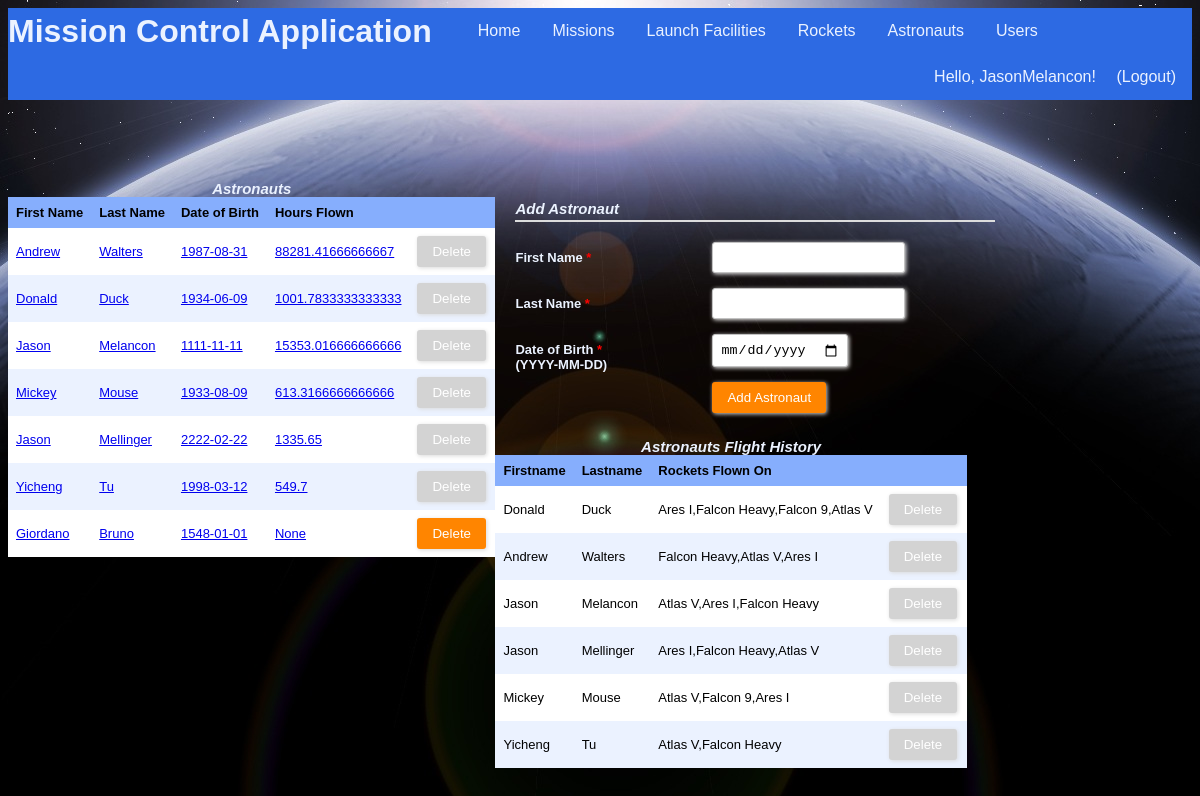
The page /astronauts (signed in) on the database its author committed.
### tables this page shows
CREATE TABLE "Users" (
	`uid`	INTEGER NOT NULL PRIMARY KEY AUTOINCREMENT,
	`firstName`	TEXT NOT NULL,
	`lastName`	TEXT NOT NULL,
	`username`	TEXT NOT NULL UNIQUE,
	`password`	TEXT NOT NULL,
	`regTime`	TEXT NOT NULL,
	`lastLoginTime`	TEXT,
	`pid`	INTEGER NOT NULL
);

CREATE TABLE "Astronauts" (
	`aid`	INTEGER NOT NULL PRIMARY KEY AUTOINCREMENT,
	`firstName`	TEXT NOT NULL,
	`lastName`	TEXT NOT NULL,
	`dob`	TEXT NOT NULL
);

### app.py (the view, shortened to what this page needs)
@app.route("/astronauts", methods=["GET", "POST"])
@login_required
def showAstronauts():
    conn = sqlite3.connect(dbPath)
    conn.row_factory = sqlite3.Row
    c = conn.cursor()
    c.execute("SELECT aid, A.aid IN (SELECT aid FROM Crew) AS cannotDelete, firstName, lastName, dob, (SELECT SUM((strftime('%s',M.landTime) - strftime('%s',M.launchTime))/3600.0) FROM Mission M, Crew C WHERE M.mid = C.mid AND C.aid = A.aid) AS hoursFlown FROM Astronauts A")
    results = c.fetchall()
    c.execute("SELECT A.aid, 1, A.firstName, A.lastName, group_concat(DISTINCT R.rname) as Rockets FROM Astronauts A, Crew C, Mission M, Rockets R WHERE A.aid = C.aid AND C.mid = M.mid AND R.rid = M.rid GROUP BY A.firstName, A.lastName ORDER BY COUNT(DISTINCT R.rname) DESC;")
    astroHistory = c.fetchall()
    formInputs = [['firstName', 'text', 'First Name', []], ['lastName', 'text', 'Last Name', []], ['dob', 'date', 'Date of Birth', []]]
    conn.commit()
    conn.close()
    return render_template("astronauts.html", headers=("First Name","Last Name","Date of Birth","Hours Flown"), rows=results, inputs=formInputs, historyHeader=("Firstname", "Lastname", "Rockets Flown On"), historyRows=astroHistory)

### app.py (called while the page is built)
@login_manager.user_loader
def load_user(username):
    userRecord = DBgetUser(username)
    if userRecord:
        user = User(userRecord["username"], userRecord["password"], True)
        user.permission = userRecord["pid"]
        return user
    return None

def DBgetUser(username):
    conn = sqlite3.connect(dbPath)
    conn.row_factory = sqlite3.Row
    c = conn.cursor()
    c.execute("SELECT * from Users WHERE username = ?", (username,))
    userRecord = c.fetchone()
    conn.close()
    return userRecord

### templates/astronauts.html (shortened to what this page needs)
{% extends "main_template.html" %}
{% from 'macros.html' import GenerateTable, GenerateFormToAddEntry with context %}
{% block body %}
<section style="float:left">
	{{ GenerateTable('Astronauts', headers, rows, 'aid') }}
</section>
<section style="float:left">
	{% if current_user.permission == 3 %}
		{{ GenerateFormToAddEntry('Add Astronaut', inputs) }}
	{% endif %}
</section>
<section style="float:left">
	{{ GenerateTable('Astronauts Flight History', historyHeader, historyRows, 'aid') }}
</section>
{% endblock %}

### templates/main_template.html (shortened to what this page needs)
<!DOCTYPE html>
<html>
	<head>
		<link rel="stylesheet" type= "text/css" href="{{ url_for('static', filename='styles.css') }}">
	</head>
	<body>
		<header>
			<ul class="nav">
				<h1 class="nav">Mission Control Application</h1>
				<li class="nav"><a class="nav" href="{{ url_for('index') }}">Home</a></li>
				{% if current_user.is_authenticated %}
				<li class="nav"><a class="nav" href="{{ url_for('showMissions') }}">Missions</a></li>
				<li class="nav"><a class="nav" href="{{ url_for('showFacilities') }}">Launch Facilities</a></li>
				<li class="nav"><a class="nav" href="{{ url_for('showRockets') }}">Rockets</a></li>
				<li class="nav"><a class="nav" href="{{ url_for('showAstronauts') }}">Astronauts</a></li>
				<li class="nav"><a class="nav" href="{{ url_for('showUsers') }}">Users</a></li>
				{% endif %}
				<div class="user-greeting">
					{% if current_user.is_authenticated %}
  						Hello, {{ current_user.id }}!    <a class="nav" href="{{ url_for('showLogout') }}">(Logout)</a>
					{% else %}
						Hello, guest!    <a class="nav" href="{{ url_for('showLogin') }}">Login</a><a class="nav" href="{{ url_for('showSignup') }}">Sign Up</a>
					{% endif %}
				</div>
			</ul>
		</header>
		{% block body %}{% endblock %}
	</body>
</html>

### templates/macros.html (shortened to what this page needs)
{% macro GenerateTable(title, headers, rows, keyName) %}
	{% if rows %}
		<table>
			<caption>
				{{title}}
			</caption>
			<tr>
				{% for header in headers %}
				<th>{{header}}</th>
				{% endfor %}
				{% if current_user.permission == 3 %}
					<th/>
				{% endif %}
			</tr>
			{% for row in rows %}
			<tr id ="{{row[keyName]}}">
				{% for value in row %}
					{% if loop.index0 > 1 %}
						<td>
							{% if title == "Astronauts" %}
								<a href="{{ url_for('showAstronautInfo', aid = row[keyName]) }}">{{value|safe}}</a>
							{% else %}
								{{value|safe}}
							{% endif %}
						</td>
					{% endif %}
				{% endfor %}
				{% if row[1] == 1 %}
					{% set disabled = 'disabled' %}
				{% else %}
					{% set disabled = '' %}
				{% endif %}
				{% if current_user.permission == 3 %}
					<td>
						<div class="form-style-2" style="width:70px; padding: 0px 0px 0px 0px;">
							<form method="post">
								<input type="submit" value="Delete" name="delete.{{ row[0] }}" {{disabled}}/>
							</form>
						</div>
					</td>
				{% endif %}
			</tr>
			{% endfor %}
		</table>
	{% else %}
		No records found!
	{% endif %}
{% endmacro %}
{% macro GenerateFormToAddEntry(submitButtonText, inputs) %}
	<div class="form-style-2">
	<div class="form-style-2-heading">{{submitButtonText}}</div>
	<form method="post">
		{% for fieldName, fieldType, fieldLabel, optionalValues in inputs %}
			{% if fieldType == 'text' %}
				<label for="{{fieldName}}"><span>{{fieldLabel}} <span class="required">*</span></span><input type="text" class="input-field" name="{{fieldName}}" required/></label>
			{% elif fieldType == 'password' %}
				<label for="{{fieldName}}"><span>{{fieldLabel}} <span class="required">*</span></span><input type="password" class="input-field" name="{{fieldName}}" required/></label>
			{% elif fieldType == 'number' %}
				<label for="{{fieldName}}"><span>{{fieldLabel}} <span class="required">*</span></span><input type="number" class="input-field" name="{{fieldName}}" required/></label>
			{% elif fieldType == 'selectmultiple' %}
				<label for="{{fieldName}}"><span>{{fieldLabel}} <span class="required">*</span></span><select multiple name="{{fieldName}}" class="select-field" required>
				{% for id, displayName in optionalValues %}
					<option value="{{id}}">{{displayName}}</option>
				{% endfor %}
				</select></label>
			{% elif fieldType == 'datetime' %}
				<label for="{{fieldName}}"><span>{{fieldLabel}} <span class="required">*</span></br>(YYYY-MM-DDTHH:MM)</span><input type="datetime-local" class="input-field" name="{{fieldName}}" id="{{optionalValues[0]}}" onchange="changeEnd()" required></label>
			{% elif fieldType == 'date' %}
				<label for="{{fieldName}}"><span>{{fieldLabel}} <span class="required">*</span></br>(YYYY-MM-DD)</span><input type="date" class="input-field" name="{{fieldName}}" required></label>
			{% elif fieldType == 'radio' %}
				<label for="{{fieldName}}"><span>{{fieldLabel}} <span class="required">*</span></span>
				{% for id, displayName in optionalValues %}
					<input type="radio" name="permission" value="{{id}}" required> {{displayName}}
				{% endfor %}
				</label>
			{% endif %}
		{% endfor %}
		<label><span>&nbsp;</span><input type="submit" name="action" value="{{submitButtonText}}"/></label>
	</form>
	</div>
{% endmacro %}

### static/styles.css (style rules this page uses)
:root { --light-blue: #EBF2FF; --medium-blue: #86AEFD; --dark-blue: #2D6AE3; }
header { margin-bottom: 80px; }
ul.nav { list-style-type: none; text-align: center; display: block; margin: 0; padding: 0; overflow: hidden; background-color: var(--dark-blue); }
li.nav { float: left; }
a.nav { display: inline-block; color: var(--light-blue); text-align: center; padding: 14px 16px; text-decoration: none; font-family: "Trebuchet MS", Helvetica, sans-serif; }
h1.nav { float: left; margin: 0; padding: 5px 30px 0px 0px; font-family: "Trebuchet MS", Helvetica, sans-serif; color: var(--light-blue); vertical-align: bottom; }
.user-greeting { float: right; list-style-type: none; text-align: center; margin: 0; overflow: hidden; background-color: var(--dark-blue); text-align: center; vertical-align: center; text-decoration: none; font-family: "Trebuchet MS", Helvetica, sans-serif; color: var(--light-blue); }
table { border-collapse: collapse; width: 100%; table-layout: auto; }
th, td { text-align: left; padding: 8px; font: 13px Arial, Helvetica, sans-serif; }
caption { font: 13px Arial, Helvetica, sans-serif; font-weight: bold; font-style: italic; font-size: 15px; color: var(--light-blue); }
tr { background-color: var(--light-blue) }
tr:nth-child(even) { background-color: white }
th { background-color: var(--medium-blue); font-weight: bold; }
.form-style-2 { width: 480px; max-width: 650px; padding: 20px 12px 10px 20px; font: 13px Arial, Helvetica, sans-serif; color: var(--light-blue); }
.form-style-2-heading { font-weight: bold; font-style: italic; border-bottom: 2px solid #ddd; margin-bottom: 20px; font-size: 15px; padding-bottom: 3px; }
.form-style-2 label { display: block; margin: 0px 0px 15px 0px; }
.form-style-2 label > span { width: 40%; font-weight: bold; float: left; padding-top: 8px; padding-right: 5px; }
.form-style-2 span.required { color:red; }
.form-style-2 input.input-field, .form-style-2 .tel-number-field, .form-style-2 .textarea-field, .form-style-2 .select-field { box-sizing: border-box; -webkit-box-sizing: border-box; -moz-box-sizing: border-box; border: 1px solid #C2C2C2; box-shadow: 1px 1px 4px #EBEBEB; -moz-box-shadow: 1px 1px 4px #EBEBEB; -webkit-box-shadow: 1px 1px 4px #EBEBEB; border-radius: 3px; -webkit-border-radius: 3px; -moz-border-radius: 3px; padding: 7px; outline: none; }
.form-style-2 input[type=submit], .form-style-2 input[type=button] { border: none; padding: 8px 15px 8px 15px; background: #FF8500; color: #fff; box-shadow: 1px 1px 4px #DADADA; -moz-box-shadow: 1px 1px 4px #DADADA; -webkit-box-shadow: 1px 1px 4px #DADADA; border-radius: 3px; -webkit-border-radius: 3px; -moz-border-radius: 3px; }
.form-style-2 input[type=submit]:disabled, .form-style-2 input[type=button]:disabled { background: lightgray; color: #fff; }

### rows shown on the page
Users: id "JasonMelancon"
Astronauts: firstName "Andrew", lastName "Walters", dob "1987-08-31", row "88281.41666666667", row "Falcon Heavy,Atlas V,Ares I"
Astronauts: firstName "Donald", lastName "Duck", dob "1934-06-09", row "1001.7833333333333", row "Ares I,Falcon Heavy,Falcon 9,Atlas V"
Astronauts: firstName "Jason", lastName "Melancon", dob "1111-11-11", row "15353.016666666666", row "Atlas V,Ares I,Falcon Heavy"
Astronauts: firstName "Mickey", lastName "Mouse", dob "1933-08-09", row "613.3166666666666", row "Atlas V,Falcon 9,Ares I"
Astronauts: firstName "Jason", lastName "Mellinger", dob "2222-02-22", row "1335.65", row "Ares I,Falcon Heavy,Atlas V"
Astronauts: firstName "Yicheng", lastName "Tu", dob "1998-03-12", row "549.7", row "Atlas V,Falcon Heavy"
Astronauts: firstName "Giordano", lastName "Bruno", dob "1548-01-01", row "None"

### other values the page prints
{{ title }} "Astronauts Astronauts Flight History"
{{ header }} "First Name" "Last Name" "Date of Birth" "Hours Flown" "Firstname" "Lastname" "Rockets Flown On"
{{ submitButtonText }} "Add Astronaut"
{{ fieldLabel }} "First Name" "Last Name"
{{ fieldLabel }} "Date of Birth"
